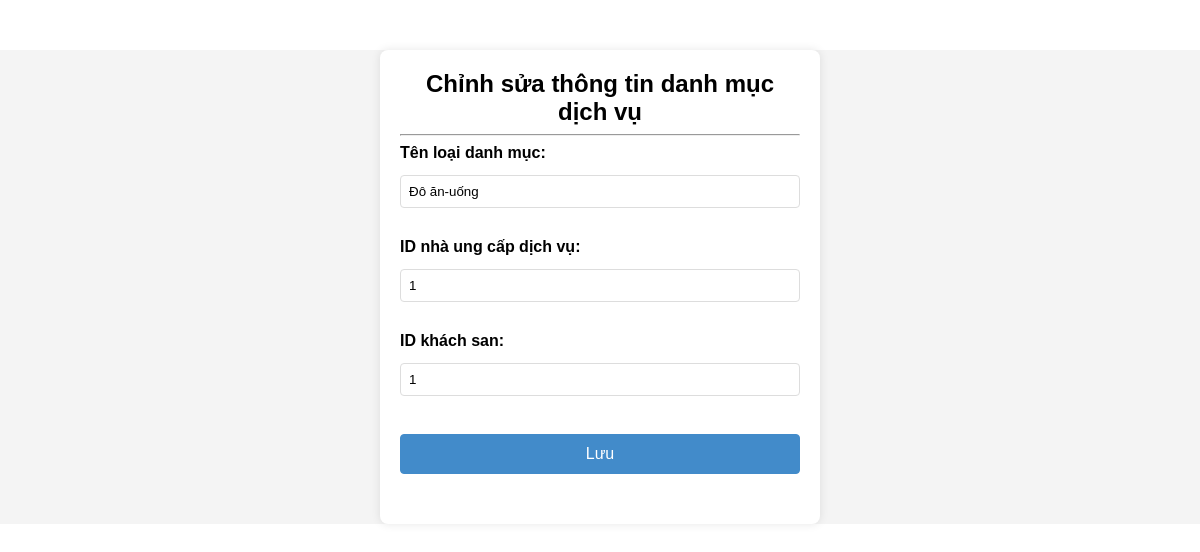
The app's page /admin/edit_danhmuc.php?id=1 (signed in) with its own data.
### tables this page shows
CREATE TABLE `danhmuc` (
  `IDDM` varchar(10) NOT NULL,
  `LOAIDM` varchar(200) NOT NULL,
  `IDNCC` varchar(10) NOT NULL,
  `IDKS` varchar(10) NOT NULL
);

### admin/edit_danhmuc.php (the view, shortened to what this page needs)
<?php
include('db.php');
if (isset($_GET['id'])) {
    $id = $_GET['id'];
    $query = "SELECT * FROM danhmuc WHERE IDDM = $id";
    $result = mysqli_query($con, $query);
    if (mysqli_num_rows($result) == 1) {
        $row = mysqli_fetch_assoc($result);
        ?>
        <!DOCTYPE html>
        <html lang="en">
        <head>
            <link rel="stylesheet" href="style.css">
        </head>
        <body>
            <div class="container">
                <h2>Chỉnh sửa thông tin danh mục dịch vụ</h2>
                <hr>
                <form action="update_danhmuc.php" method="POST">
                    <div class="form-group">
                        <label for="tenncc">Tên loại danh mục:</label>
                        <input type="text" name="tendm" value="<?php echo $row['LOAIDM']; ?>">
                    </div>
                    <div class="form-group">
                        <label for="sdt">ID nhà ung cấp dịch vụ:</label>
                        <input type="text" name="idncc" value="<?php echo $row['IDNCC']; ?>">
                    </div>
                    <div class="form-group">
                        <label for="idks">ID khách san:</label>
                        <input type="text" name="idks" value="<?php echo $row['IDKS']; ?>">
                    </div>
                    <div class="form-group">
                        <input type="submit" value="Lưu" name="save">
                    </div>
                </form>
            </div>
        </body>
        </html>
        <?php
    } else {
        echo "Record not found.";
    }
} else {
    echo "Invalid request.";
}
?>

### admin/assets/css/style.css (style rules this page uses)
html, body { margin:0; font-size: 100%; font-family: 'Lato', sans-serif; background: #fff; }
input[type="button"],input[type="submit"] { transition:0.5s all; -webkit-transition:0.5s all; -moz-transition:0.5s all; -o-transition:0.5s all; -ms-transition:0.5s all; }
h1,h2,h3,h4,h5,h6 { margin:0; font-family: 'Federo', sans-serif; font-weight: 600; }
label { margin:0; }

### admin/edit_danhmuc.php (style rules this page uses)
body { font-family: Arial, sans-serif; background-color: #f4f4f4; margin: 0; }
.container { max-width: 400px; margin: 50px auto; background-color: #fff; padding: 20px; border-radius: 8px; box-shadow: 0 0 10px rgba(0, 0, 0, 0.1); }
h2 { text-align: center; }
.form-group { margin-bottom: 15px; }
label { display: block; font-weight: bold; margin-bottom: 5px; }
input { width: 100%; padding: 8px; margin-top: 8px; margin-bottom: 15px; border: 1px solid #ddd; border-radius: 4px; box-sizing: border-box; }
input[type="submit"] { background-color: #428bca; color: white; padding: 10px 20px; border: 1px solid #428bca; border-radius: 4px; cursor: pointer; font-size: 16px; }

### records on screen
danhmuc: tendm "Đô ăn-uống", idncc "1", idks "1"
